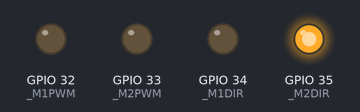
A sketch run on a simulated ESP32. On the bench: output pins drawn as LEDs (lit = HIGH).

Above: at 0.1 s.
Timing chart, 0 to 1.6 s (numbered marks = the images above):
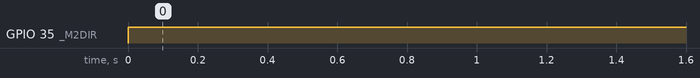

Measured:
- by itself, GPIO 35 (_M2DIR): LOW → HIGH at 0.00 s

The sketch:

sketch_dec12d.ino
```cpp
const unsigned char _M1DIR = 34;
const unsigned char _M2DIR = 35;
const unsigned char _M1PWM = 32;
const unsigned char _M2PWM = 33;
//const unsigned char _M2PWM = 2;

void setup() {
  digitalWrite(_M1DIR, LOW);
  pinMode(_M1DIR, OUTPUT);
  digitalWrite(_M1DIR, LOW);

  digitalWrite(_M2DIR, LOW);
  pinMode(_M2DIR, OUTPUT);
  digitalWrite(_M2DIR, LOW);

  // １：ledcSetup(チャンネル, 周波数, PWMの範囲);
  ledcSetup(1, 500, 13);
  ledcSetup(2, 500, 13);

  // ２：ledcAttachPin(ピン番号, チャンネル);
  ledcAttachPin(_M1PWM, 1);
  ledcAttachPin(_M2PWM, 2);
}

void loop() {
   boolean reverse = 0;

  for(int speed = -5;speed <= 0; speed++){
  if (speed < 0)
  {
    speed = -speed; // make speed a positive quantity
    reverse = 1;    // preserve the direction
  } else reverse=0;
  if (speed > 400)  // max
    speed = 400;

   //ledcWrite(1, speed * 51 / 80); // default to using analogWrite, mapping 400 to 255
   uint32_t duty = (8191 / 255) * min(speed, 255);
   // write duty to LEDC
   ledcWrite(2, duty);

  if (reverse) // flip if speed was negative or _flipM1 setting is active, but not both
    digitalWrite(_M2DIR, HIGH);
  else
    digitalWrite(_M2DIR, LOW);
  }
  ledcWrite(1, 0);
  ledcWrite(2, 0);
  //digitalWrite(_M1DIR, LOW);
  delay(1000);
}
```
